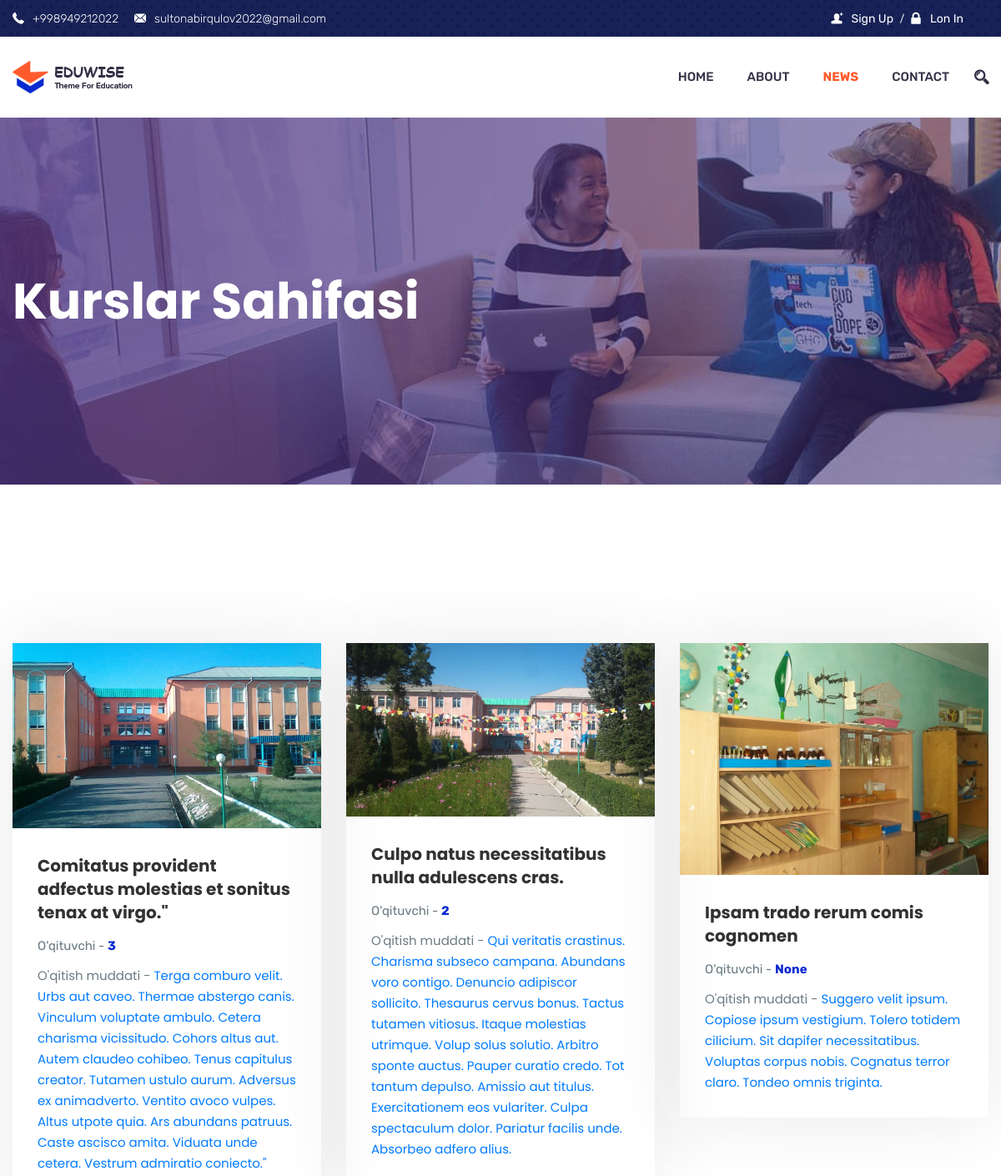
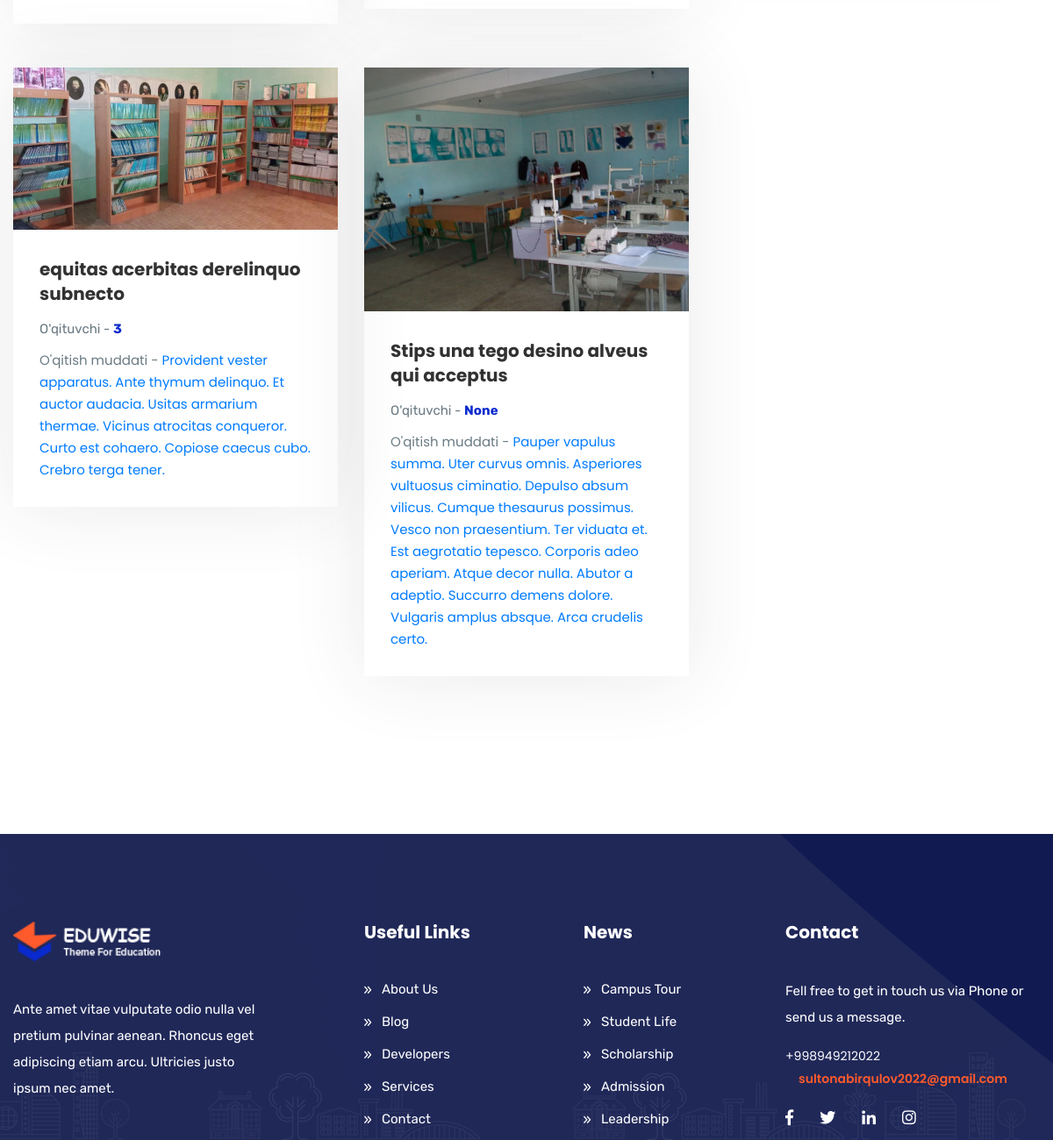
The app's page /news (signed in) with its own data (2 pictures, top to bottom).
### myapp/models.py (models this page shows, shortened)
class Contact(models.Model):
    phone = models.CharField(max_length=255, null=True, blank=True)
    email = models.EmailField(max_length=255, null=True, blank=True)

class New(models.Model):
    user = models.ForeignKey(User, max_length=255, null=True, blank=True, on_delete=models.CASCADE)
    img = models.ImageField(upload_to='images/news')
    title = models.CharField(max_length=255, null=True, blank=True)
    body = models.TextField(blank=True)

### myapp/views.py (the view)
# urls.py: path('news', news, name='news'),
def news(request):
    news = New.objects.all()
    if request.user.is_authenticated:
        print('user',  request.user)
        contact = Contact.objects.all()
        return render(request, 'course.html', {'contact': contact, 'news': news})
    else:
        print('user2 = ', request.user)
        return HttpResponseRedirect(reverse('login'))

### account/models.py (called while the page is built)
    def __str__(self):
        return self.username

### templates/course.html (shortened to what this page needs)
{% load static %}
<!doctype html>
<html lang="en">
<head>
 <link rel="stylesheet" href="{% static 'css/assets/bootstrap.min.css' %}">
    <link rel="stylesheet" href="{% static 'css/assets/font-awesome.min.css' %}">
    <link rel="stylesheet" href="{% static 'css/assets/flaticon.css' %}">
    <link rel="stylesheet" href="{% static 'css/assets/magnific-popup.css' %}">
    <link rel="stylesheet" href="{% static 'css/assets/owl.carousel.css' %}">
    <link rel="stylesheet" href="{% static 'css/assets/owl.theme.css' %}">
    <link rel="stylesheet" href="{% static 'css/assets/animate.css' %}">
    <link rel="stylesheet" href="{% static 'css/assets/slick.css' %}">
    <link rel="stylesheet" href="{% static 'css/assets/preloader.css' %}">
    <link rel="stylesheet" href="{% static 'css/assets/revolution/layers.css' %}">
    <link rel="stylesheet" href="{% static 'css/assets/revolution/navigation.css' %}">
    <link rel="stylesheet" href="{% static 'css/assets/revolution/settings.css' %}">
    <link rel="stylesheet" href="{% static 'css/assets/meanmenu.css' %}">
    <link rel="stylesheet" href="{% static 'css/style.css' %}">
    <link rel="stylesheet" href="{% static 'css/responsive.css' %}">
    <link rel="stylesheet" href="{% static 'css/demo.css' %}">
</head>
<body>
<header class="header_inner courses_page">
    <div class="header_top">
        <div class="container">
            <div class="row">
                <div class="col-12 col-sm-12 col-lg-12">
                    <div class="info_wrapper">
                        <div class="contact_info">
                            <ul class="list-unstyled">
                                {% for al in contact %}
                                    <li><i class="flaticon-phone-receiver"></i>{{al.phone}}</li>
                                    <li><i class="flaticon-mail-black-envelope-symbol"></i>{{al.email}}</li>
                                {% endfor %}
                            </ul>
                        </div>
                        <div class="login_info">
                            <ul class="d-flex">
                                <li class="nav-item"><a href="{% url 'register' %}" class="nav-link sign-in js-modal-show"><i class="flaticon-user-male-black-shape-with-plus-sign"></i>Sign Up</a></li>
                                <li class="nav-item"><a href="{% url 'login' %}" class="nav-link join_now js-modal-show"><i class="flaticon-padlock"></i>Lon In</a></li>
                            </ul>
                        </div>
                    </div>
                </div>
            </div>
        </div>
    </div>
    <div class="edu_nav">
        <div class="container">
            <nav class="navbar navbar-expand-md navbar-light bg-faded">
                <a class="navbar-brand" href="index-2.html"><img src="{% static 'images/logo.png' %}" alt="logo"></a>
                <div class="collapse navbar-collapse main-menu" id="navbarSupportedContent">
                    <ul class="navbar-nav nav lavalamp ml-auto menu">
                        <li class="nav-item"><a href="{% url 'index' %}" class="nav-link">Home</a></li>
                        <li class="nav-item"><a href="{% url 'about' %}" class="nav-link">About</a></li>
                        <li class="nav-item"><a href="{% url 'news' %}" class="nav-link active">News</a></li>
                        <li class="nav-item"><a href="{% url 'contact' %}" class="nav-link">Contact</a></li>
                    </ul>
                </div>
                <div class="mr-auto search_area ">
                    <ul class="navbar-nav mx-auto">
                        <li class="nav-item"><i class="search_btn flaticon-magnifier"></i>
                        </li>
                    </ul>
                </div>
            </nav>
        </div>
    </div>
    <div class="intro_wrapper">
        <div class="container">
            <div class="row">
                 <div class="col-sm-12 col-md-8 col-lg-8">
                    <div class="intro_text">
                        <h1>Kurslar Sahifasi</h1>
                    </div>
                </div>
            </div>
        </div>
    </div>
</header>
<section class="popular_courses" id="popular_courses_page">
    <div class="container">
        <div class="row">
            <div class="col-12 col-sm-12 col-md-12 col-lg-12">
            </div>
            {% for cour in news %}
            <div class="col-12 col-sm-6 col-md-6 col-lg-4">
                <div class="single-courses">
                    <div class="courses_banner_wrapper">
                        <div class="courses_banner"><a href="#"><img src="{{cour.img.url}}" alt="" class="img-fluid"></a></div>
                    </div>
                    <div class="courses_info_wrapper">
                        <div class="courses_title">
                            <h3><a href="#">{{cour.title}}</a></h3>
                            <div class="teachers_name">O'qituvchi - <a href="#" title="">{{cour.user_id}}</a></div>
                        </div>
                        <div class="teachers_name">O'qitish muddati - <a href="#" title="">{{cour.body}}</a></div>
                    </div>
                </div>
            </div>
            {% endfor %}
        </div>
    </div>
</section>
<footer class="footer_2">
    <div class="container">
        <div class="footer_top">
            <div class="row">
                <div class="col-12 col-md-6 col-lg-4">
                    <div class="footer_single_col footer_intro">
                        <img src="{% static 'images/logo2.png' %}" alt="" class="f_logo">
                        <p>Ante amet vitae vulputate odio nulla vel pretium pulvinar aenean. Rhoncus eget adipiscing etiam arcu. Ultricies justo ipsum nec amet.</p>
                    </div>
                </div>
               <div class="col-12 col-md-6 col-lg-2">
                    <div class="footer_single_col">
                        <h3>Useful Links</h3>
                        <ul class="location_info quick_inf0">
                            <li><a href="#">About Us</a></li>
                            <li><a href="#">Blog</a></li>
                            <li><a href="#">Developers</a></li>
                            <li><a href="#">Services</a></li>
                            <li><a href="#">Contact</a></li>
                        </ul>
                    </div>
                </div>
                <div class="col-12 col-md-6 col-lg-2">
                    <div class="footer_single_col information">
                        <h3>News</h3>
                        <ul class="quick_inf0">
                            <li><a href="#">Campus Tour</a></li>
                            <li><a href="#">Student Life</a></li>
                            <li><a href="#">Scholarship</a></li>
                            <li><a href="#">Admission</a></li>
                            <li><a href="#">Leadership</a></li>
                        </ul>
                    </div>
                </div>
                <div class="col-12 col-md-6 col-lg-4">
                    <div class="footer_single_col contact">
                        <h3>Contact</h3>
                        <p>Fell free to get in touch us via Phone or send us a message.</p>
                        {% for al in contact %}
                        <div class="contact_info">
                            <span>{{al.phone}}</span>
                            <span class="email">{{al.email}}</span>
                        </div>
                        {% endfor %}
                        <ul class="social_items d-flex list-unstyled">
                            <li><a href="https://www.facebook.com/sulton.abirqulov"><i class="fab fa-facebook-f fb-icon"></i></a></li>
                            <li><a href="https://www.youtube.com/channel/UCPUoXuISy59kOFR3OEALicQ"><i class="fab fa-twitter twitt-icon"></i></a></li>
                            <li><a href="https://www.linkedin.com/in/sulton-abirqulov-ba116a222/"><i class="fab fa-linkedin-in link-icon"></i></a></li>
                            <li><a href="https://www.instagram.com/sultonabirqulov_2009/"><i class="fab fa-instagram ins-icon"></i></a></li>
                        </ul>
                    </div>
                </div>
            </div>
        </div>
    </div>
    <div class="shapes_bg">
        <img src="images/shapes/testimonial_2_shpe_1.png" alt="" class="shape_3">
        <img src="images/shapes/footer_2.png" alt="" class="shape_1">
    </div>
</footer>
</body>
</html>

### static/css/assets/revolution/settings.css (style rules this page uses)
body { overflow-x: hidden !important; }

### static/css/responsive.css (style rules this page uses)
@media only screen and (min-width: 992px) and (max-width: 1280px) { section, header { overflow: hidden !important; } }

### records on screen
Contact: phone "+998949212022", email "sultonabirqulov2022@gmail.com"
New: img (picture), title "Comitatus provident adfectus molestias et sonitus tenax at virgo.\"", user_id "3", body "Terga comburo velit. Urbs aut caveo. Thermae abstergo canis. Vinculum voluptate ambulo. Cetera charisma vicissitudo. Cohors altus aut. Autem claudeo cohibeo. Tenus capitulus creator. Tutamen ustulo aurum. Adversus ex animadverto. Ventito avoco vulpes. Altus utpote quia. Ars abundans patruus. Caste ascisco amita. Viduata unde cetera. Vestrum admiratio coniecto.\""
New: img (picture), title "Culpo natus necessitatibus nulla adulescens cras.", user_id "2", body "Qui veritatis crastinus. Charisma subseco campana. Abundans voro contigo. Denuncio adipiscor sollicito. Thesaurus cervus bonus. Tactus tutamen vitiosus. Itaque molestias utrimque. Volup solus solutio. Arbitro sponte auctus. Pauper curatio credo. Tot tantum depulso. Amissio aut titulus. Exercitationem eos vulariter. Culpa spectaculum dolor. Pariatur facilis unde. Absorbeo adfero alius."
New: img (picture), title "Ipsam trado rerum comis cognomen", user_id "None", body "Suggero velit ipsum. Copiose ipsum vestigium. Tolero totidem cilicium. Sit dapifer necessitatibus. Voluptas corpus nobis. Cognatus terror claro. Tondeo omnis triginta."
New: img (picture), title "equitas acerbitas derelinquo subnecto", user_id "3", body "Provident vester apparatus. Ante thymum delinquo. Et auctor audacia. Usitas armarium thermae. Vicinus atrocitas conqueror. Curto est cohaero. Copiose caecus cubo. Crebro terga tener."
New: img (picture), title "Stips una tego desino alveus qui acceptus", user_id "None", body "Pauper vapulus summa. Uter curvus omnis. Asperiores vultuosus ciminatio. Depulso absum vilicus. Cumque thesaurus possimus. Vesco non praesentium. Ter viduata et. Est aegrotatio tepesco. Corporis adeo aperiam. Atque decor nulla. Abutor a adeptio. Succurro demens dolore. Vulgaris amplus absque. Arca crudelis certo."
